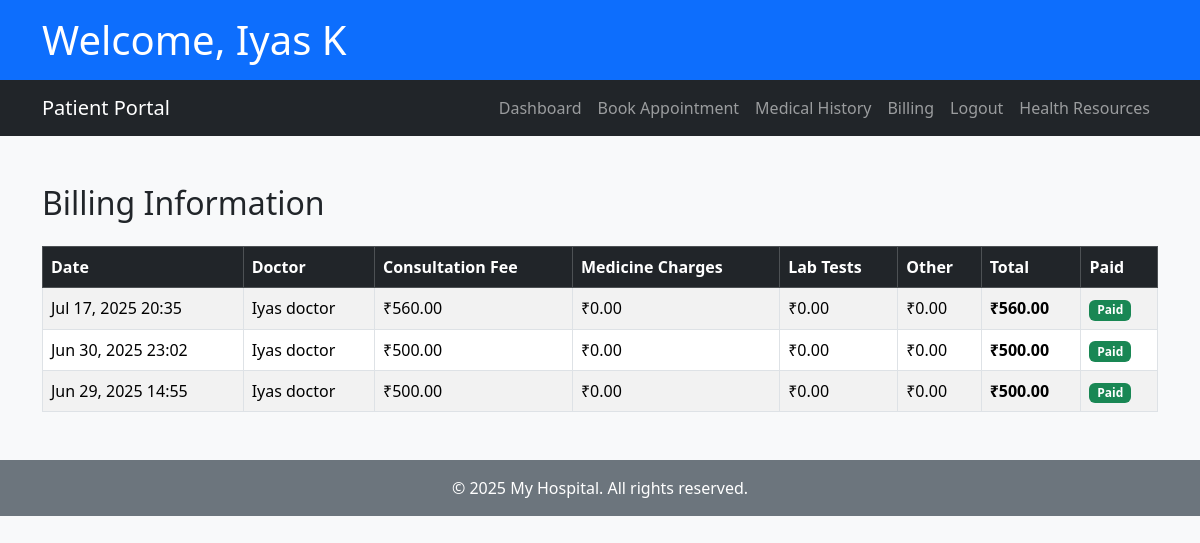
Screenshot of /billing/ (signed in) with the database file from the repository.
### users/models.py (models this page shows, shortened)
class CustomUser(AbstractUser):
    USER_TYPE_CHOICES = (
        ('doctor', 'Doctor'),
        ('patient', 'Patient'),
    )
    user_type = models.CharField(max_length=10, choices=USER_TYPE_CHOICES)

class DoctorProfile(models.Model):
    user = models.OneToOneField(CustomUser, on_delete=models.CASCADE)
    specialization = models.CharField(max_length=100)
    phone = models.CharField(max_length=15)
    qualification = models.CharField(max_length=100, null=True, blank=True)
    experience_years = models.IntegerField(null=True, blank=True)
    bio = models.TextField(null=True, blank=True)
    is_approved=models.BooleanField(default=False)

### billing/models.py (models this page shows, shortened)
class Billing(models.Model):
    appointment = models.OneToOneField(Appointment, on_delete=models.CASCADE, related_name='billing')
    consultation_fee = models.DecimalField(max_digits=8, decimal_places=2, null=True, blank=True)
    medicine_charges = models.DecimalField(max_digits=8, decimal_places=2, default=0, blank=True)
    lab_tests = models.DecimalField(max_digits=8, decimal_places=2, default=0, blank=True)
    other_charges = models.DecimalField(max_digits=8, decimal_places=2, default=0, blank=True)
    total = models.DecimalField(max_digits=10, decimal_places=2, blank=True, null=True)
    paid = models.BooleanField(default=False)
    created_at = models.DateTimeField(auto_now_add=True)

### appoinments/models.py (models this page shows, shortened)
class Appointment(models.Model):
    STATUS_CHOICES = (
        ('Pending', 'Pending'),
        ('Completed', 'Completed'),
    )
    patient = models.ForeignKey(PatientProfile, on_delete=models.CASCADE)
    doctor = models.ForeignKey(DoctorProfile, on_delete=models.CASCADE)
    appointment_time = models.DateTimeField()
    created_at = models.DateTimeField(auto_now_add=True)
    status = models.CharField(max_length=10, choices=STATUS_CHOICES, default='Pending')
    diagnosis = models.TextField(blank=True, null=True)
    prescription = models.TextField(blank=True, null=True)
    class Meta:
        constraints = [
            models.UniqueConstraint(
                fields=['doctor', 'appointment_time', 'status'],
                name='unique_pending_doctor_appointment',
                condition=models.Q(status='Pending')  # Only enforce uniqueness for Pending
            )
        ]

### users/decorators.py (the view)
    def wrapper(request, *args, **kwargs):
        if request.user.user_type != 'patient':
            return HttpResponseForbidden("Patients only.")
        return view_func(request, *args, **kwargs)

### appoinments/views.py (called while the page is built)
@login_required
@patient_required
def billing(request):
    patient_profile = request.user.patientprofile
    bills = Billing.objects.filter(
        appointment__patient=patient_profile
    ).select_related('appointment', 'appointment__doctor'
    ).order_by('-appointment__appointment_time')
    return render(request, 'appointments/billing.html', {'bills': bills})

### templates/appointments/billing.html (shortened to what this page needs)
{% extends 'base_patient.html' %}
{% block content %}
<h2 class="mb-4" data-aos="fade-down">Billing Information</h2>
{% if bills %}
<table class="table table-bordered table-striped" data-aos="fade-up">
    <thead class="table-dark">
        <tr>
            <th>Date</th>
            <th>Doctor</th>
            <th>Consultation Fee</th>
            <th>Medicine Charges</th>
            <th>Lab Tests</th>
            <th>Other</th>
            <th>Total</th>
            <th>Paid</th>
        </tr>
    </thead>
    <tbody>
        {% for bill in bills %}
        <tr>
            <td>{{ bill.appointment.appointment_time|date:"M d, Y H:i" }}</td>
            <td>{{ bill.appointment.doctor.user.get_full_name }}</td>
            <td>₹{{ bill.consultation_fee }}</td>
            <td>₹{{ bill.medicine_charges }}</td>
            <td>₹{{ bill.lab_tests }}</td>
            <td>₹{{ bill.other_charges }}</td>
            <td><strong>₹{{ bill.total }}</strong></td>
            <td>
    {% if bill.paid %}
        <span class="badge bg-success">Paid</span>
{% endif %}
</td>
        </tr>
        {% endfor %}
    </tbody>
</table>
{% else %}
    <div class="alert alert-info">No billing records found.</div>
{% endif %}
{% endblock %}

### templates/base_patient.html (shortened to what this page needs)
<!DOCTYPE html>
<html lang="en">
<head>
    <link href="https://cdn.jsdelivr.net/npm/bootstrap@5.3.3/dist/css/bootstrap.min.css" rel="stylesheet">
    <link href="https://cdn.jsdelivr.net/npm/aos@2.3.4/dist/aos.css" rel="stylesheet">
</head>
<body class="bg-light">
    <header class="bg-primary text-white p-3 shadow">
        <div class="container">
            <h1 class="mb-0">Welcome, {{ request.user.get_full_name }}</h1>
        </div>
    </header>
    <nav class="navbar navbar-expand-lg navbar-dark bg-dark">
    <div class="container">
        <a class="navbar-brand" href="#">Patient Portal</a>
        <div class="collapse navbar-collapse" id="navbarPatient">
            <ul class="navbar-nav ms-auto">
                <li class="nav-item"><a class="nav-link" href="{% url 'patient_dashboard' %}">Dashboard</a></li>
                <li class="nav-item"><a class="nav-link" href="{% url 'book_appointment' %}">Book Appointment</a></li>
                <li class="nav-item"><a class="nav-link" href="{% url 'medical_history' %}">Medical History</a></li>
                <li class="nav-item"><a class="nav-link" href="{% url 'billing' %}">Billing</a></li>
                <li class="nav-item"><a class="nav-link" href="{% url 'logout' %}">Logout</a></li>
                <li class="nav-item"><a class="nav-link" href="https://www.webmd.com/" target="_blank" rel="noopener noreferrer">Health Resources</a></li>
            </ul>
        </div>
    </div>
</nav>
    <main class="container my-5">
        {% block content %}{% endblock %}
    </main>
    <footer class="bg-secondary text-white text-center py-3">
        &copy; 2025 My Hospital. All rights reserved.
    </footer>
</body>
</html>

### rows the page displays
CustomUser: user.get_full_name "Iyas K"
Billing: appointment.appointment_time "Jul 17, 2025 20:35", appointment.doctor.user.get_full_name "Iyas doctor", consultation_fee "560.00", medicine_charges "0.00", lab_tests "0.00", other_charges "0.00", total "560.00", paid "Paid"
Billing: appointment.appointment_time "Jun 30, 2025 23:02", appointment.doctor.user.get_full_name "Iyas doctor", consultation_fee "500.00", medicine_charges "0.00", lab_tests "0.00", other_charges "0.00", total "500.00", paid "Paid"
Billing: appointment.appointment_time "Jun 29, 2025 14:55", appointment.doctor.user.get_full_name "Iyas doctor", consultation_fee "500.00", medicine_charges "0.00", lab_tests "0.00", other_charges "0.00", total "500.00", paid "Paid"
